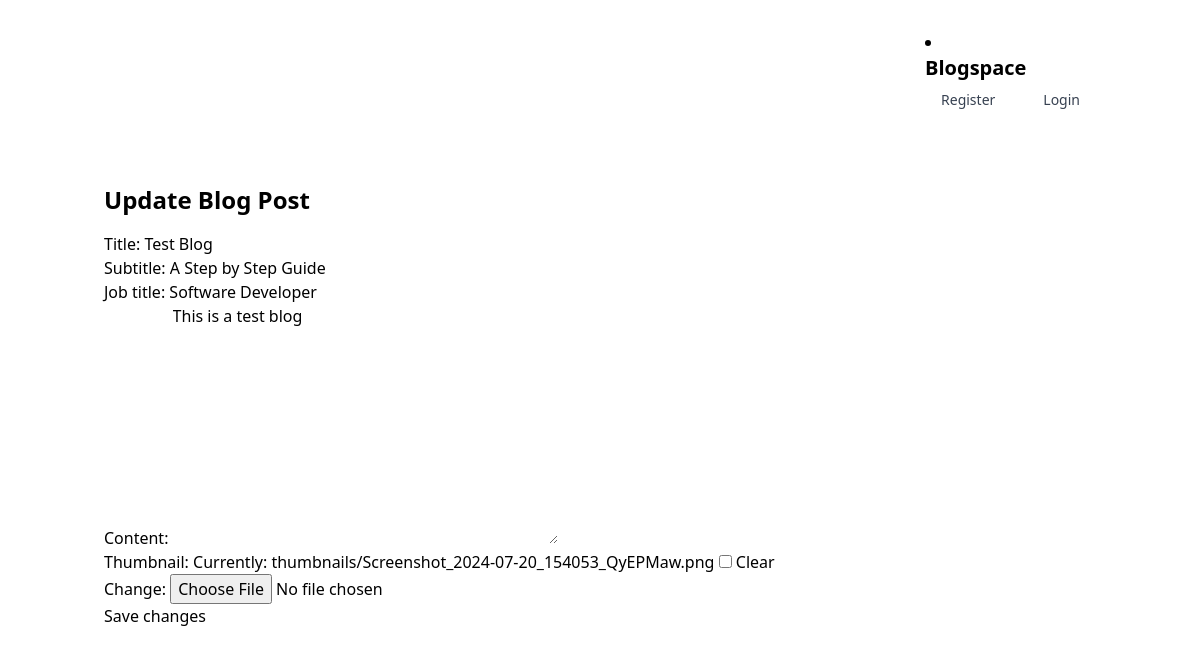
Screenshot of /blog/1/update/ with the database file from the repository.
### blog/models.py (models this page shows, shortened)
class Post(models.Model):
    STATUS_CHOICES = (
        ('draft', 'Draft'),
        ('published', 'Published'),
    )
    title = models.CharField(max_length=200)
    subtitle = models.CharField(max_length=200, blank=True)
    slug = models.SlugField(unique=True)
    author = models.ForeignKey(
        settings.AUTH_USER_MODEL,
        on_delete=models.CASCADE
        )  # Changed to use custom user model
    job_title = models.CharField(max_length=200, blank=True)
    thumbnail = models.ImageField(
        upload_to='thumbnails/',
        blank=True,
        null=True
        )  # New field for thumbnail
    video = models.FileField(
        upload_to='videos/',
        blank=True,
        null=True
        )  # New field for video
    content = models.TextField()
    status = models.CharField(
        max_length=10,
        choices=STATUS_CHOICES,
        default='draft'
        )
    publish_date = models.DateTimeField(auto_now_add=True)
    on_delete=models.CASCADE
    likes = models.ManyToManyField(
        settings.AUTH_USER_MODEL,
        through='Like',
        related_name='liked_posts',
        blank=True,
    )
    likes_count = models.IntegerField(default=0)

### blog/views.py (the view)
# urls.py: path('<int:post_id>/update/', views.update_blog_post, name='update_blog_post'),
def update_blog_post(request, post_id):
    post = get_object_or_404(Post, pk=post_id)
    if request.method == 'POST':
        form = PostForm(request.POST, instance=post)
        if form.is_valid():
            form.save()
            return redirect('blog:index')  # Redirect to the index page after successful update
    else:
        form = PostForm(instance=post)  # Ensure you're passing the `post` instance here
    return render(request, 'blog/update_blog_post.html', {'form': form, 'post_id': post_id})

### blog/forms.py
class PostForm(forms.ModelForm):
    class Meta:
        model = Post
        fields = ['title', 'subtitle', 'job_title','content', 'thumbnail']

### templates/blog/update_blog_post.html (shortened to what this page needs)
{% load static %}
<html lang="en">
  <head>
    <link rel="stylesheet" href="{% static 'css/style.css' %}">
    <link rel="stylesheet" href="https://cdnjs.cloudflare.com/ajax/libs/font-awesome/6.0.0-beta3/css/all.min.css">
    <link href="https://cdn.jsdelivr.net/npm/tailwindcss@2.2.19/dist/tailwind.min.css" rel="stylesheet">
    <script src="https://cdn.tailwindcss.com"></script>
    <link rel="stylesheet" href="https://cdnjs.cloudflare.com/ajax/libs/font-awesome/6.0.0-beta3/css/all.min.css">
    <link href="https://cdn.jsdelivr.net/npm/tailwindcss@2.2.19/dist/tailwind.min.css" rel="stylesheet">
    <link rel="stylesheet" href="{% static 'css/style.css' %}">
  </head>
  <body>
    <div x-data="{ isOpen: false }">
      <nav class="bg-white border-gray-200 px-2 sm:px-4 py-2.5 rounded dark:bg-gray-900">
        <div class="container flex flex-wrap items-center justify-between mx-auto">
          <a href="{% url 'blog:index' %}" class="flex items-center">
            <li>
              <a href="{% url 'blog:index' %}" class="flex items-center self-start">
                <span
                  class="self-center text-xl font-semibold whitespace-nowrap
                    dark:text-white"
                  >
                  Blogspace
                </span>
              </a>
              <div class="hidden md:flex space-x-4">
                {% if user.is_authenticated %}
                <a
                  href="{% url 'blog:my_posts' %}"
                  class="block px-4 py-2 text-sm text-gray-700
                    hover:bg-gray-100 hover:text-gray-900
                    dark:text-gray-200 dark:hover:bg-gray-700
                    dark:hover:text-gray-100"
                  role="menuitem"
                >
                    My Blogs
                </a>
                <a
                  href="{% url 'blog:create_blog_post' %}"
                  class="block px-4 py-2 text-sm text-gray-700
                    hover:bg-gray-100 hover:text-gray-900
                    dark:text-gray-200 dark:hover:bg-gray-700
                    dark:hover:text-gray-100"
                  role="menuitem"
                >
                    Post Blog
                </a>
                <a
                  href="{% url 'blog:profile' %}"
                  class="block px-4 py-2 text-sm text-gray-700
                    hover:bg-gray-100 hover:text-gray-900
                    dark:text-gray-200 dark:hover:bg-gray-700
                    dark:hover:text-gray-100"
                  role="menuitem"
                  >
                    Profile
                </a>
                <a
                  href="{% url 'blog:logout' %}"
                  class="block px-4 py-2 text-sm text-gray-700
                    hover:bg-gray-100 hover:text-gray-900 dark:text-gray-200
                    dark:hover:bg-gray-700 dark:hover:text-gray-100"
                  role="menuitem"
                  >
                    Logout
                </a>
                {% else %}
                <a
                  href="{% url 'blog:register' %}"
                  class="block px-4 py-2 text-sm text-gray-700
                    hover:bg-gray-100 hover:text-gray-900 dark:text-gray-200
                    dark:hover:bg-gray-700 dark:hover:text-gray-100"
                  role="menuitem"
                >
                    Register
                </a>
                <a
                  href="{% url 'blog:login' %}"
                  class="block px-4 py-2 text-sm text-gray-700
                    hover:bg-gray-100 hover:text-gray-900 dark:text-gray-200
                    dark:hover:bg-gray-700 dark:hover:text-gray-100"
                  role="menuitem"
                >
                    Login
                </a>
                {% endif %}
              </div>
            </li>
        </div>
      </nav>
    </div>
    <main class="container mx-auto py-4">
      <h1 class="text-2xl font-bold">Update Blog Post</h1>
      <form
        action="{% url 'blog:update_blog_post' post_id %}"
        method="POST"
        class="mt-4"
      >
        {% block content %}
        {{ form.as_p }}
        <button type="submit" class="btn btn-primary">Save changes</button>
        {% endblock %}
      </form>
    </main>
    </body>
</html>

### static/css/style.css (style rules this page uses)
.container { max-width: 1200px; margin-top: 20px; margin-bottom: 20px; margin-left: auto; margin-right: auto; padding-left: 1rem; padding-right: 1rem; }
.text-2xl { font-size: 1.5rem; }
.font-bold { font-weight: 700; }
.flex { display: flex; }
.justify-between { justify-content: space-between; }
.items-center { align-items: center; }
.px-4 { padding-left: 1rem; padding-right: 1rem; }
.py-4 { padding-top: 1rem; padding-bottom: 1rem; }
.container { width: 100%; margin-left: auto; margin-right: auto; padding-left: 1rem; padding-right: 1rem; }
.mx-auto { margin-left: auto; margin-right: auto; }
.text-xl { font-size: 1.25rem; }
.font-semibold { font-weight: 600; }
.text-gray-700 { color: #4b5563; }

### rows the page displays
Post: title "Test Blog", subtitle "A Step by Step Guide", job_title "Software Developer", content "This is a test blog"
